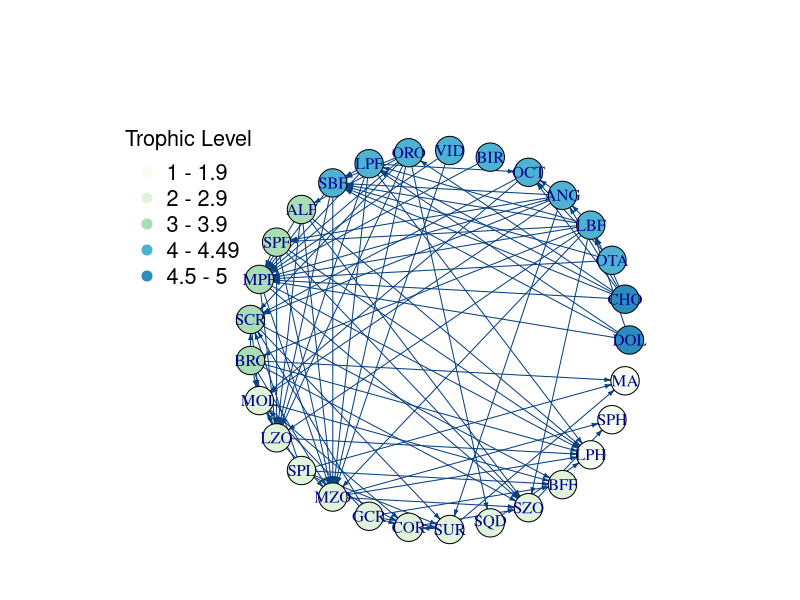

This figure's R source:
library(igraph)
library(RColorBrewer)
library(plotrix)
library(shape)
col.b <- brewer.pal(9,'GnBu')
dat <- read.csv('fw.csv')
tl  <-  read.csv('TL.csv')
## I will remove bacterias and detritus
## I dont want them in the plot
tl  <- tl[- which(tl[, 1] %in% c('BB','DR', 'DL', 'PB')), ]
dat <- dat[- which(dat[, 2] %in% c('BB','DR', 'DL', 'PB')), ]

## MAtcing Trophic lvl with the
dat$TL   <- NA
dat$TLprey <- NA
for(fg in 1 : nrow(tl)){
    pred.fg              <- which(dat$Pred %in% tl$FG[fg])
    prey.fg              <- which(dat$Prey %in% tl$FG[fg])
    dat$TL[pred.fg]      <- tl$Tlevel[fg]
    dat$TLprey[prey.fg]  <- tl$Tlevel[fg]
    if(fg == nrow(tl)){
        dat2 <- data.frame(Pred = c('MA', 'LPH', 'SPH'),
                           value = c(1, 1, 1),
                           Prey = c('MA', 'LPH', 'SPH'),
                           TL   = c(2, 2, 2),
                           TLprey = c(2, 2, 2))
        dat <- rbind(dat,dat2)
    }
}

## sorting the talbe based on the trophic level
tl.p <- tl$Tlevel[order(tl$Tlevel, decreasing = TRUE)]



png('try.png', width = 800,height = 800)
par(oma = c(1, 5, 5, 1), mar = c(1, 1, 1, 1))
dat <- dat[with(dat, order(TL, decreasing = TRUE)), c(1, 2, 4)]
col.p <- ifelse(dat$TL < 2, 1, ifelse(dat$TL < 3, 3,
                               ifelse(dat$TL < 4, 5, ifelse(dat$TL < 4.5, 7, 9))))
col.p2 <- ifelse(tl.p < 2, 1,
          ifelse(tl.p < 3, 2,
          ifelse(tl.p < 4, 4,
          ifelse(tl.p < 4.5, 6,
          ifelse(tl.p < 6, 7,9)))))
dat2 <- graph_from_data_frame(dat)
dat2 <- simplify(dat2, remove.multiple = TRUE, remove.loops = TRUE,
                 edge.attr.comb = igraph_opt("edge.attr.comb"))
for( i in 1 : 10){ ## permuting to get the edges properly
    dat2 <- permute(dat2, order(tl$Tlevel[match(names(degree(dat2)), tl$FG)], decreasing = TRUE))
}
plot(dat2, edge.arrow.size = .3, curve = 5, vertex.color=col.b[col.p2], frame.color = col.b[9],
     label.color = col.b[1], edge.color = col.b[9], layout = layout_in_circle)
legend('topleft', legend = c('1 - 1.9', '2 - 2.9', '3 - 3.9', '4 - 4.49', '4.5 - 5'), title = 'Trophic Level', cex = 1.3,
       pch = 20, bty = 'n', pt.cex = 2, col = col.b[c(1, 2, 4, 6, 7)])
dev.off()
